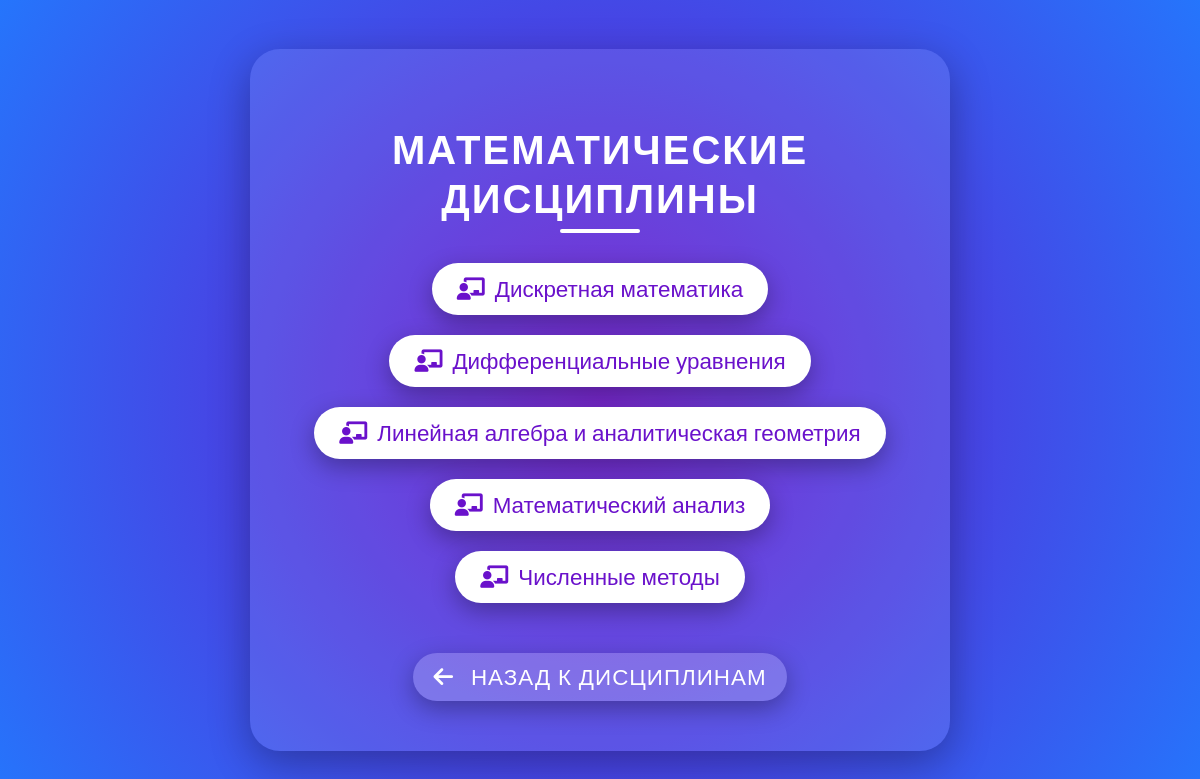
Page /discipline/1/ (signed in) on the committed database.
### coursework/models.py (models this page shows, shortened)
class Discipline(models.Model):
    name = models.CharField(max_length=200)
    class Meta:
        verbose_name = "Дисциплина"
        verbose_name_plural = "Дисциплины"
        ordering = ['name']

class Subject(models.Model):
    name = models.CharField(max_length=200)
    discipline = models.ForeignKey(Discipline, on_delete=models.CASCADE, related_name='subjects')
    class Meta:
        verbose_name = "Предмет"
        verbose_name_plural = "Предметы"
        ordering = ['name']

### coursework/views.py (the view)
# urls.py: path('discipline/<int:discipline_id>/', views.subject_list, name='subject_list'),
@login_required
def subject_list(request, discipline_id):
    discipline = get_object_or_404(Discipline, id=discipline_id)
    subjects = Subject.objects.filter(discipline=discipline)
    return render(request, 'subject_list.html', {'discipline': discipline, 'subjects': subjects})

### coursework/templates/subject_list.html (shortened to what this page needs)
<!DOCTYPE html>
<html lang="en">
<head>
    <link rel="stylesheet" href="https://cdnjs.cloudflare.com/ajax/libs/font-awesome/6.0.0-beta3/css/all.min.css">
</head>
<body>
    <div class="container">
        <h1> {{ discipline.name }}</h1>
        <ul>
            {% for subject in subjects %}
                <li><a href="{% url 'teacher_list' subject.id %}"><i class="fas fa-chalkboard-teacher"></i>{{ subject.name }}</a></li>
            {% empty %}
                <li>Нет доступных предметов для этой дисциплины</li>
            {% endfor %}
        </ul>
        <a href="{% url 'home' %}" class="back-link"><i class="fas fa-arrow-left"></i> Назад к дисциплинам</a>
    </div>
</body>
</html>

### coursework/templates/subject_list.html (style rules this page uses)
body { font-family: 'Montserrat', sans-serif; background: radial-gradient(circle at 50% 50%, #6a11cb, #2575fc); margin: 0; padding: 0; display: flex; justify-content: center; align-items: center; height: 100vh; color: #fff; }
h1 { text-align: center; font-size: 2.5em; margin-bottom: 40px; color: #fff; text-transform: uppercase; letter-spacing: 2px; position: relative; }
h1::after { content: ''; position: absolute; left: 50%; bottom: -10px; transform: translateX(-50%); width: 80px; height: 4px; background-color: #fff; border-radius: 2px; }
ul { list-style: none; padding: 0; }
li { margin-bottom: 20px; }
a { text-decoration: none; color: #6a11cb; font-size: 1.4em; padding: 12px 25px; background-color: #fff; border-radius: 50px; transition: all 0.4s ease; display: inline-block; box-shadow: 0 8px 25px rgba(0, 0, 0, 0.3); position: relative; z-index: 1; }
a::before { content: ''; position: absolute; top: 0; left: 0; right: 0; bottom: 0; background: linear-gradient(135deg, #ff7e5f, #feb47b); border-radius: 50px; z-index: -1; transition: opacity 0.4s ease; opacity: 0; }
a i { margin-right: 10px; }
.container { background-color: rgba(255, 255, 255, 0.1); padding: 50px; border-radius: 30px; box-shadow: 0 12px 40px rgba(0, 0, 0, 0.3); max-width: 600px; width: 100%; text-align: center; }
.back-link { display: inline-block; margin-top: 30px; padding: 10px 20px; background-color: rgba(255, 255, 255, 0.2); border-radius: 30px; color: #fff; text-transform: uppercase; letter-spacing: 1px; transition: background-color 0.4s ease; }

### rows in the picture
Discipline: name "МАТЕМАТИЧЕСКИЕ ДИСЦИПЛИНЫ"
Subject: name "Дискретная математика"
Subject: name "Дифференциальные уравнения"
Subject: name "Линейная алгебра и аналитическая геометрия"
Subject: name "Математический анализ"
Subject: name "Численные методы"
